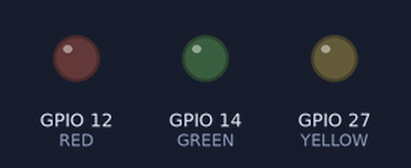
This sketch was run on a simulated ESP32. Shown: output pins drawn as LEDs (lit = HIGH).

Above: at 0.7 s.
At 8.3 s:
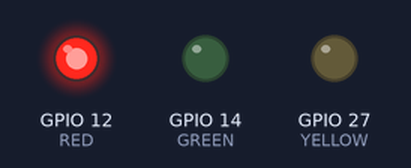
At 11.3 s:
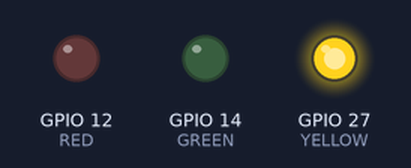
At 13.6 s:
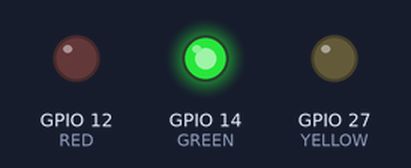
At 17.53 s:
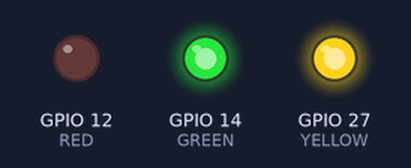
Timing chart, 0 to 18.1 s (numbered marks = the images above):
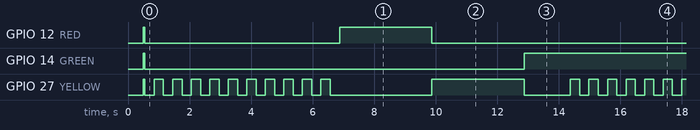

Measured:
- by itself, GPIO 12 (RED): repeats every 13.5 s: HIGH 3.0 s, LOW 10.5 s
- by itself, GPIO 14 (GREEN): repeats every 13.5 s: HIGH 7.5 s, LOW 6.0 s
- by itself, GPIO 27 (YELLOW): repeats every 13.5 s: LOW 3.3 s, HIGH 3.0 s, LOW 1.5 s, 9 × (HIGH 0.30 s, LOW 0.30 s), HIGH 0.30 s

The sketch:

traffic_lights.ino
```cpp
#include <Arduino.h>

#define GREEN 14
#define YELLOW 27
#define RED 12

#define STOP_DELAY 3000
#define WAIT_DELAY 3000
#define GO_DELAY 1500
#define GO_WAIT_BLINKS 5

#define IDEL_BLINK_DELAY 300

enum stateMachine_t : int {
  WAIT = 1,
  STOP = 2,
  GO = 3,
  IDEL = 4

};

stateMachine_t currant_state;
int blink_counter = 0;

long globleStartTime = millis();

void changeStatus(stateMachine_t state);
void doStop();
void doWait();
void changeLED(int value);
void doIdel(int blink_count, stateMachine_t next);
void doGo();
void doTrafficLights();
void testLights();

void changeStatus(stateMachine_t state) {
  globleStartTime = millis();
  currant_state = state;
}

void changeLED(int value) {
  digitalWrite(YELLOW, value);
  digitalWrite(RED, value);
  digitalWrite(GREEN, value);
}
void testLights() {

  changeLED(LOW);
  delay(500);
  changeLED(HIGH);
  delay(50);
  changeLED(LOW);
}

void doStop() {

  digitalWrite(RED, HIGH);
  if ((globleStartTime + STOP_DELAY) < millis() &&
      currant_state == stateMachine_t::STOP) {
    digitalWrite(RED, LOW);
    changeStatus(stateMachine_t::WAIT);
  }
}

void doWait() {
  digitalWrite(YELLOW, HIGH);
  if (globleStartTime + WAIT_DELAY < millis() &&
      currant_state == stateMachine_t::WAIT) {
    changeStatus(stateMachine_t::GO);
    changeLED(LOW);
  }
}

void doIdel(int blink_count, stateMachine_t next) {
  static long startTime = millis();
  if (startTime + IDEL_BLINK_DELAY < millis() &&
      currant_state == stateMachine_t::IDEL) {
    digitalWrite(YELLOW, !digitalRead(YELLOW));
    blink_counter++;
    startTime = millis();
  }
  if (blink_counter > blink_count) {
    changeStatus(next);
    blink_counter = 0;
    changeLED(LOW);
  }
}

void doGo() {
  digitalWrite(GREEN, HIGH);
  if (globleStartTime + 1500 < millis() &&
      currant_state == stateMachine_t::GO) {
    changeStatus(stateMachine_t::IDEL);
    doIdel(GO_WAIT_BLINKS, stateMachine_t::STOP);
  }
}

void doTrafficLights() {
  switch (currant_state) {
  case stateMachine_t::WAIT: {

    doWait();
    break;
  }
  case stateMachine_t::GO: {
    doGo();
    break;
  }
  case stateMachine_t::STOP: {
    doStop();
    break;
  }
  case stateMachine_t::IDEL: {
    doIdel(20, stateMachine_t::STOP);
    break;
  }
  }
}

void setup() {
  pinMode(RED, OUTPUT);
  pinMode(GREEN, OUTPUT);
  pinMode(YELLOW, OUTPUT);
  testLights();
  changeStatus(stateMachine_t::IDEL);
}
void loop() {
  doTrafficLights();
  // d
}
```
